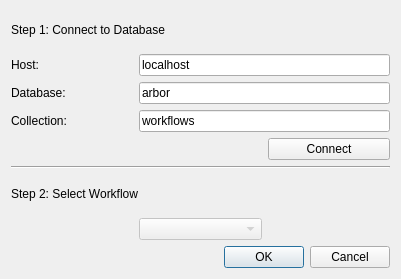
<?xml version="1.0" encoding="UTF-8"?>
<ui version="4.0">
 <class>voMongoLoadDialog</class>
 <widget class="QDialog" name="voMongoLoadDialog">
  <property name="geometry">
   <rect>
    <x>0</x>
    <y>0</y>
    <width>401</width>
    <height>279</height>
   </rect>
  </property>
  <property name="windowTitle">
   <string>Load Workflow from MongoDB</string>
  </property>
  <layout class="QGridLayout" name="gridLayout">
   <item row="0" column="0" colspan="2">
    <widget class="QLabel" name="step1Label">
     <property name="text">
      <string>Step 1: Connect to Database</string>
     </property>
    </widget>
   </item>
   <item row="1" column="0">
    <widget class="QLabel" name="hostLabel">
     <property name="text">
      <string>Host:</string>
     </property>
    </widget>
   </item>
   <item row="1" column="1" colspan="2">
    <widget class="QLineEdit" name="hostInput">
     <property name="text">
      <string>localhost</string>
     </property>
    </widget>
   </item>
   <item row="2" column="0">
    <widget class="QLabel" name="databaseLabel">
     <property name="text">
      <string>Database:</string>
     </property>
    </widget>
   </item>
   <item row="2" column="1" colspan="2">
    <widget class="QLineEdit" name="databaseInput">
     <property name="text">
      <string>arbor</string>
     </property>
    </widget>
   </item>
   <item row="3" column="0">
    <widget class="QLabel" name="collectionLabel">
     <property name="text">
      <string>Collection:</string>
     </property>
    </widget>
   </item>
   <item row="3" column="1" colspan="2">
    <widget class="QLineEdit" name="collectionInput">
     <property name="text">
      <string>workflows</string>
     </property>
    </widget>
   </item>
   <item row="4" column="2">
    <widget class="QPushButton" name="connectButton">
     <property name="text">
      <string>Connect</string>
     </property>
    </widget>
   </item>
   <item row="5" column="0" colspan="3">
    <widget class="Line" name="horizontalLine">
     <property name="orientation">
      <enum>Qt::Horizontal</enum>
     </property>
    </widget>
   </item>
   <item row="6" column="0" colspan="2">
    <widget class="QLabel" name="step2Label">
     <property name="text">
      <string>Step 2: Select Workflow</string>
     </property>
    </widget>
   </item>
   <item row="7" column="1">
    <widget class="QComboBox" name="workflowBox">
     <property name="enabled">
      <bool>false</bool>
     </property>
    </widget>
   </item>
   <item row="8" column="0" colspan="3">
    <widget class="QDialogButtonBox" name="buttonBox">
     <property name="orientation">
      <enum>Qt::Horizontal</enum>
     </property>
     <property name="standardButtons">
      <set>QDialogButtonBox::Cancel|QDialogButtonBox::Ok</set>
     </property>
    </widget>
   </item>
  </layout>
 </widget>
 <resources/>
 <connections>
  <connection>
   <sender>buttonBox</sender>
   <signal>accepted()</signal>
   <receiver>voMongoLoadDialog</receiver>
   <slot>accept()</slot>
   <hints>
    <hint type="sourcelabel">
     <x>248</x>
     <y>254</y>
    </hint>
    <hint type="destinationlabel">
     <x>157</x>
     <y>274</y>
    </hint>
   </hints>
  </connection>
  <connection>
   <sender>buttonBox</sender>
   <signal>rejected()</signal>
   <receiver>voMongoLoadDialog</receiver>
   <slot>reject()</slot>
   <hints>
    <hint type="sourcelabel">
     <x>316</x>
     <y>260</y>
    </hint>
    <hint type="destinationlabel">
     <x>286</x>
     <y>274</y>
    </hint>
   </hints>
  </connection>
 </connections>
</ui>
